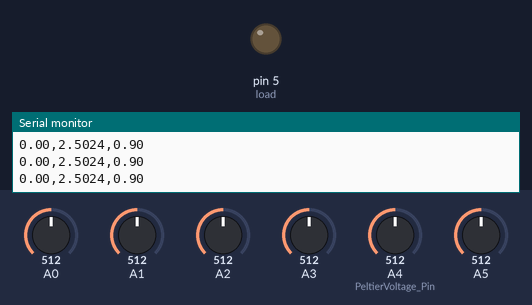
Recording of a sketch running on a simulated Arduino Uno, built with avr-gcc and run on an emulated ATmega328P. Shown: output pins drawn as LEDs (lit = HIGH), the last lines printed to the serial monitor. The test bench sets the inputs (shaded band); at power-on: A5 = 512, A4 (PeltierVoltage_Pin) = 512, A0 = 512, A1 = 512, A2 = 512, A3 = 512.

Above: at 1.3 s.
1.4 s: A5 set to 716
At 1.62 s:
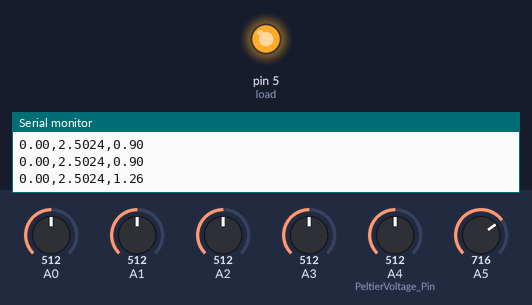
4.4 s: A4 (PeltierVoltage_Pin) set to 90
6.0 s: A4 (PeltierVoltage_Pin) set to 110
At 6.12 s:
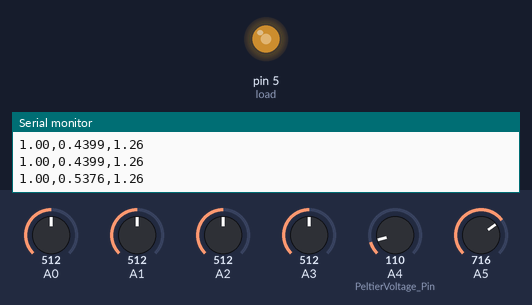
9.0 s: A5 set to 306
At 9.3 s:
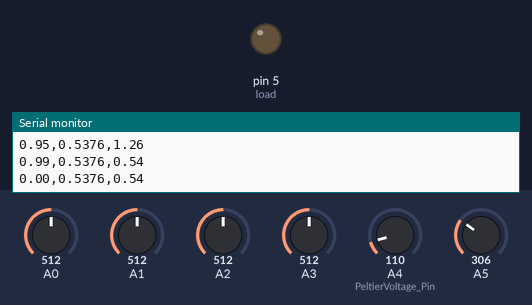
10.5 s: A5 set to 320
At 10.9 s:
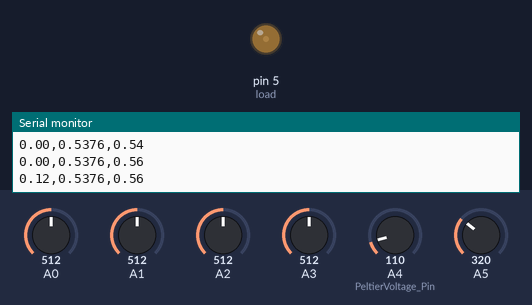
13.5 s: A5 set to 90
Timing chart, 0 to 16.0 s (numbered marks = the images above; inputs shaded):
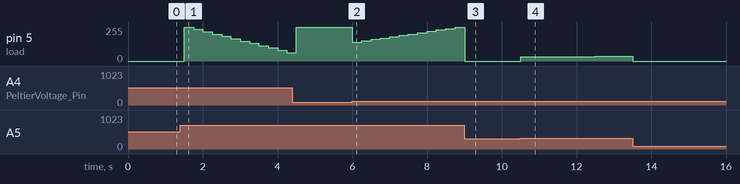

The sketch:

controlCella.ino
```cpp
float Vref = 1.2; //voltage reference to follow (input to the whole controlled system)

int NTC1a_Pin = 0; //input pins
int NTC1b_Pin = 1;

float Ki = 0.22; //PID constants
float Kp = 5;

int PeltierVoltage_Pin = 4;
int load = 5;

int NTC2a_Pin = 2;
int NTC2b_Pin = 3;

float Vcc = 5; //wheatstone bridge voltage supply
float K = 1; //amplification gain
float RTmax = 321000; //maximum NTC resistance
float RL = 12400; //W Bridge upper resistors

//S-H models costants
float c1 = 0.7629865204e-03;
float c2 = 2.087671760e-04;
float c3 = 1.230852049e-07;

int V1a, V1b, V2a, V2b, buttonState = 0; //op_amp output voltages
float NTC_R1a, NTC_R2a; //NTC resistance values
float logNTC_R1a, logNTC_R2a; //logarithm values of NTC resistance values
float NTC_T1K, NTC_T2K, NTC_T1C, NTC_T2C; //temperatures from NTC
double PeltierVoltage;
float A = RTmax / (RL + RTmax); //constants
int inputState = 0;
int Ts = 250;
float duty_cycle;
float duty_cycle_prec = 0;

int temperature_threshold = 100;
int temperature_recovery_threshold = 80;
int cell_threshold = 0.01;


int recovery = 0;  //Automatic recovery state when we cross the max temperature threshold, so the system won't destroy itself


float error = 0;  //Usefull for the finite difference equation
float error_prec = 0;

unsigned long current_millis = 0; //time istant necessary to respect the sampling frequency of 4Hz
unsigned long previous_sample_millis = 0;

void setup() {
  Serial.begin(9600);
}

void loop() { //the effective main of the program
  current_millis = millis();
  controller();
}


#include <math.h>


float readTemperature(int analogPin)
{
  int V1 = analogRead(analogPin);
  int V2 = analogRead(analogPin + 1); // Assuming the adjacent pin is the second pin in the bridge

  float NTC_R = (RL * (K * Vcc * A - ((float)(V1 - V2)) * 0.004887585)) /
                (((float)(V1 - V2) * 0.004887585 + K * Vcc * (1 - A))); //thermocouple

  float logNTC_R = log(NTC_R);

  // Steno-Hart's law
  float NTC_TK = (1.0 / (c1 + c2 * logNTC_R + c3 * logNTC_R * logNTC_R * logNTC_R));

  float NTC_TC = NTC_TK - 273.15;

  return NTC_TC;
}

void controller() { //we used a PID to make the state depending on the error (the bigger the error -> the more the state must grow so I should heat more)
  if (current_millis - previous_sample_millis >= Ts) { //respecting the sampling time of 250ms
    int sensorValue = analogRead(A5);
    Vref = mapFloat(sensorValue, 0, 1023, 0, 1.8); // Mapping the voltage from [0,1023] to [0,1.8] (its taken through a potentiometer that can be rotated from 0 to 1023)
	//note that the function 'map' only works with integers so mapFloat has been implemented by us.
    previous_sample_millis = millis();
    NTC_T1C = readTemperature(NTC1a_Pin);
    NTC_T2C = readTemperature(NTC2a_Pin);
    PeltierVoltage = analogRead(PeltierVoltage_Pin) * 0.004887585;
    //Serial.print(NTC_T1C);
    //Serial.print(",");
    //Serial.print(NTC_T2C);
    //Serial.print(",");
    Serial.print(duty_cycle);
    Serial.print(",");
    Serial.print(PeltierVoltage, 4);
    Serial.print(",");
    Serial.println(Vref);

    if (NTC_T1C > temperature_threshold or NTC_T2C > temperature_threshold) {     //Entering recovery state when one of the 2 temperatures (normally the hot one) crosses the critical threshold value
      recovery = 1;
      duty_cycle = 0; //shutting down the termoresistor

    } else {
      if (NTC_T1C < temperature_recovery_threshold and NTC_T2C < temperature_recovery_threshold and recovery == 1) {  //Exiting recovery state when BOTH the temperatures are below the recovery threshold value (it's another threshold, far below the critical one, to avoid a continous switching between working state and recovery state) and if recovery state was active
        recovery = 0;
      }

      if (recovery == 0) { //if outside the recovery state, so with a temperature control, the feedback control can start
        error = Vref - PeltierVoltage;

		//in continous time: x'= x(t+1) - x(t) / deltaT             --->     x(t+1) = x(t) + deltaT* K*e   (x'=K*e where K is the PID parameter (just I, since x= K* integ(e))  and e is the error (vref-vPelt) )
		//we are supposing to use only integrator effect since x is the output of the PID and e is the input of the PID. So the output is the integral of the input
		//so the error enters the PID (just I without P and D) controller and Y is the output, then it enters a saturation function and it becomes the PWM value for duty cycle

		//from simulink the implemented PI (digital version) equation corresponds to d(z) = [Kp + Ki * Ts * 1/z-1 ] * E(z)   -->
		// --> d(z)= ( (z-1) * Kp + Ki * Ts ) * E(z) / (z-1)    --> d(z) * (z-1) = ( (z-1) * Kp + Ki * Ts ) * E(z)   -->   antitrasforming
		// --> d(t+1) - d(t) = ( e(t+1) - e(t) )* Kp + Ki *Ts *e(t) -->
		// finally <<traslating in time>>  --> d(t) = d(t-1) + ( e(t+1) - e(t) )* Kp + Ki *Ts *e(t)

        duty_cycle = duty_cycle_prec + (error - error_prec) * Kp + Ki * (Ts / 1000.0) * error_prec;       //IMPORTANTISSIMO METTERE 1000.0 SENNO' NON FUNZIONA NULLA
		//prendiamo errore (ingresso del PID, che qui è solo un PI), lo moltiplichiamo per una costante e per un'altra costante moltiplichiamo il suo integrale (lui all'istante precedente, difatti una memoria di ciò che è accaduto finora). Questo sarà l'ingresso al PWM.
        error_prec = error;

        if (duty_cycle > 1)     //Saturation function (applied on the state, that is the output of the PID)
          duty_cycle = 1;
        else if (duty_cycle < 0)
          duty_cycle = 0;
      }
    }
    duty_cycle_prec = duty_cycle;

    analogWrite(load, mapFloat(duty_cycle, 0, 1, 0, 255)); //piloting the termoresistor (extruder) with the calculated duty cycle
  }
}


float mapFloat(float x, float in_min, float in_max, float out_min, float out_max) {
  return (x - in_min) * (out_max - out_min) / (in_max - in_min) + out_min;
}

//NOTA SUL RAGIONAMENTO DEL PROF
//Considerando la variabile di stato saturata tra 0 e 1, essa non può andare oltre 1 (duty cycle non più grande di 100%). Quindi quando duty_cycle si trova ad 1 e vorrà salire non andrà oltre 1 e potrà subito scendere in qualsiasi momento a 0.99
//Al contrario se non saturiamo lo stato ma solo l'uscita del PID, significa che se lo stato si trova a 100 l'uscita del PID sta ad 1 ma quando poi lo stato scenderà a 99 l'uscita resterà ad 1 e così sarà finché lo stato non andrà sotto 1.
//Causando un grande ritardo nell'abbassamento dello stato (e quindi poi dell'uscita)
//Noi saturiamo lo stato cioè duty_cycle che è anche l'uscita del nostro PID, avremmo potuto implementare un'altra variabile che sarebbe stata l'uscita del PID e saturare quella ma avrebbe creato il suddetto problema
```

Measured:
- after the input at 1.4 s, pin 5 (load): 0/255 → 255/255 after 0.10 s, → 237/255 0.25 s later, → 220/255 0.25 s later, → 202/255 0.25 s later, … (12 changes in this stretch)
- after the input at 6.0 s, pin 5 (load): 255/255 → 141/255 at once, → 151/255 0.25 s later, → 162/255 0.25 s later, → 172/255 0.25 s later, … (12 changes in this stretch)
- after the input at 9.0 s, pin 5 (load): 253/255 → 0/255 at once
- after the input at 10.5 s, pin 5 (load): moves from 0/255 to 35/255 over 2.5 s, starting at once
